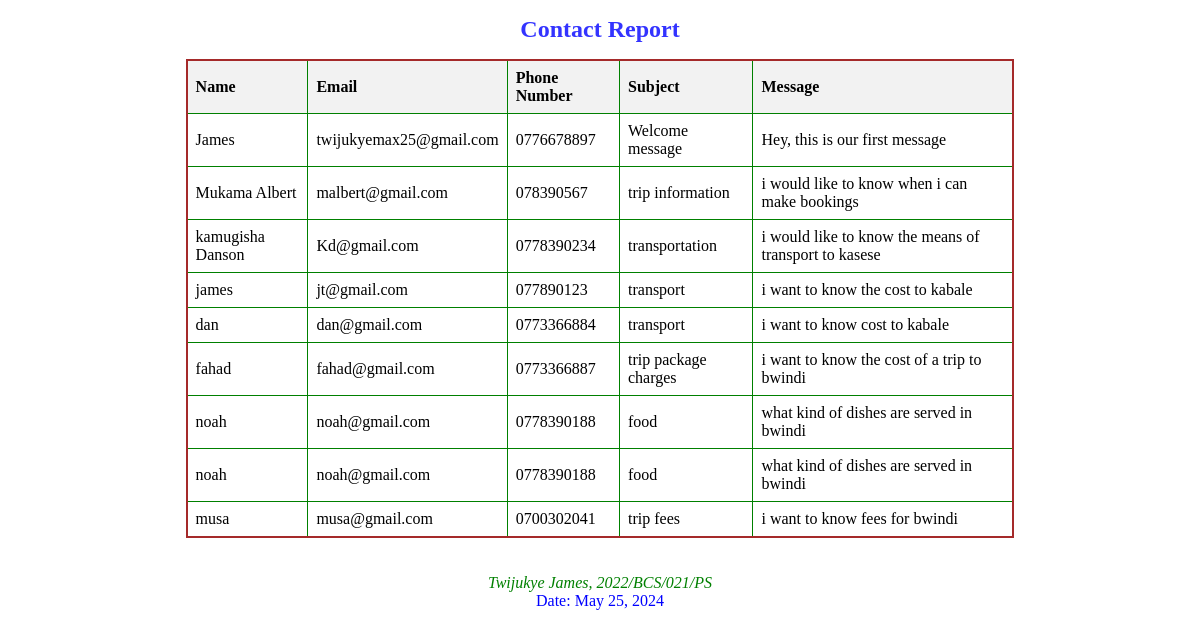
The app's page /contactus/contactReport/ with its own data.
### contactUs/models.py (models this page shows, shortened)
class Contact(models.Model):
    name = models.CharField(max_length=30,blank=False)
    email = models.CharField(max_length=30,blank=False)
    phoneNumber = models.CharField(max_length=30,blank=False)
    subject = models.CharField(max_length=30,blank=False)
    message = models.CharField(max_length=200,blank=False)

### contactUs/views.py (the view)
# urls.py: path('contactReport/', view_contact_report, name='contact_report'),  # URL for viewing the contact report
def view_contact_report(request):
    contacts = Contact.objects.all()
    context = {
        'contacts': contacts
    }
    return render(request, 'contactReport.html', context)

### templates/contactReport.html (shortened to what this page needs)
<!DOCTYPE html>
<html lang="en">
<head>
</head>
<body>
    <h1 class="title">Contact Report</h1>
    <table>
        <thead>
            <tr>
                <th>Name</th>
                <th>Email</th>
                <th>Phone Number</th>
                <th>Subject</th>
                <th>Message</th>
            </tr>
        </thead>
        <tbody>
            {% for contact in contacts %}
            <tr>
                <td>{{ contact.name }}</td>
                <td>{{ contact.email }}</td>
                <td>{{ contact.phoneNumber }}</td>
                <td>{{ contact.subject }}</td>
                <td>{{ contact.message }}</td>
            </tr>
            {% endfor %}
        </tbody>
    </table>
    <br>
    <br>
    <div class="author">Twijukye James, 2022/BCS/021/PS</div>
    <div id="date" class="date">Date: [insert dynamic date here]</div>
</body>
</html>

### templates/contactReport.html (style rules this page uses)
body { text-align: center; font-family: 'Bookman Old Style', serif; }
table { width: 70%; border-collapse: collapse; margin: 0 auto; border: 2px solid brown; }
th, td { border: 1px solid #dddddd; text-align: left; padding: 8px; border: 1px solid green; }
th { background-color: #f2f2f2; }
.title { color: #3333ff; font-size: 24px; }
.author { color: #008000; font-style: italic; }
.date { color: blue; }

### records on screen
Contact: name "James", email "twijukyemax25@gmail.com", phoneNumber "0776678897", subject "Welcome message", message "Hey, this is our first message"
Contact: name "Mukama Albert", email "malbert@gmail.com", phoneNumber "078390567", subject "trip information", message "i would like to know when i can make bookings"
Contact: name "kamugisha Danson", email "Kd@gmail.com", phoneNumber "0778390234", subject "transportation", message "i would like to know the means of transport to kasese"
Contact: name "james", email "jt@gmail.com", phoneNumber "077890123", subject "transport", message "i want to know the cost to kabale"
Contact: name "dan", email "dan@gmail.com", phoneNumber "0773366884", subject "transport", message "i want to know cost to kabale"
Contact: name "fahad", email "fahad@gmail.com", phoneNumber "0773366887", subject "trip package charges", message "i want to know the cost of a trip to bwindi"
Contact: name "noah", email "noah@gmail.com", phoneNumber "0778390188", subject "food", message "what kind of dishes are served in bwindi"
Contact: name "noah", email "noah@gmail.com", phoneNumber "0778390188", subject "food", message "what kind of dishes are served in bwindi"
Contact: name "musa", email "musa@gmail.com", phoneNumber "0700302041", subject "trip fees", message "i want to know fees for bwindi"
